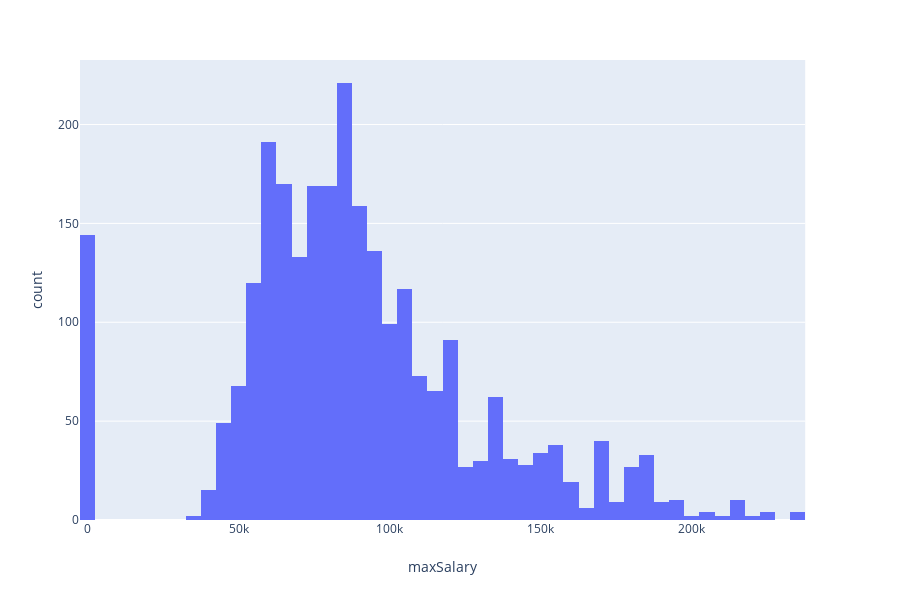

Notebook cell for this chart:
### Code cell
import plotly.express as px
tips = clusterDataSet
fig = px.histogram(tips, x="maxSalary")
fig.show()

### Figure 1 — Plotly figure (JSON) as saved in the notebook; plotly's stock layout.template omitted (floating-point values rounded to 4 significant figures; data arrays with more than 128 entries replaced by an {"elided": "..."} marker saying what was removed)
{"data": [{"alignmentgroup": "True", "bingroup": "x", "hoverlabel": {"namelength": 0}, "hovertemplate": "maxSalary=%{x}<br>count=%{y}", "legendgroup": "", "marker": {"color": "#636efa"}, "name": "", "offsetgroup": "", "orientation": "v", "showlegend": false, "type": "histogram", "x": {"elided": "2622 float values"}, "xaxis": "x", "yaxis": "y"}], "layout": {"barmode": "relative", "height": 600, "legend": {"tracegroupgap": 0}, "margin": {"t": 60}, "xaxis": {"anchor": "y", "domain": [0, 0.98], "title": {"text": "maxSalary"}}, "yaxis": {"anchor": "x", "domain": [0, 1], "title": {"text": "count"}}}}
